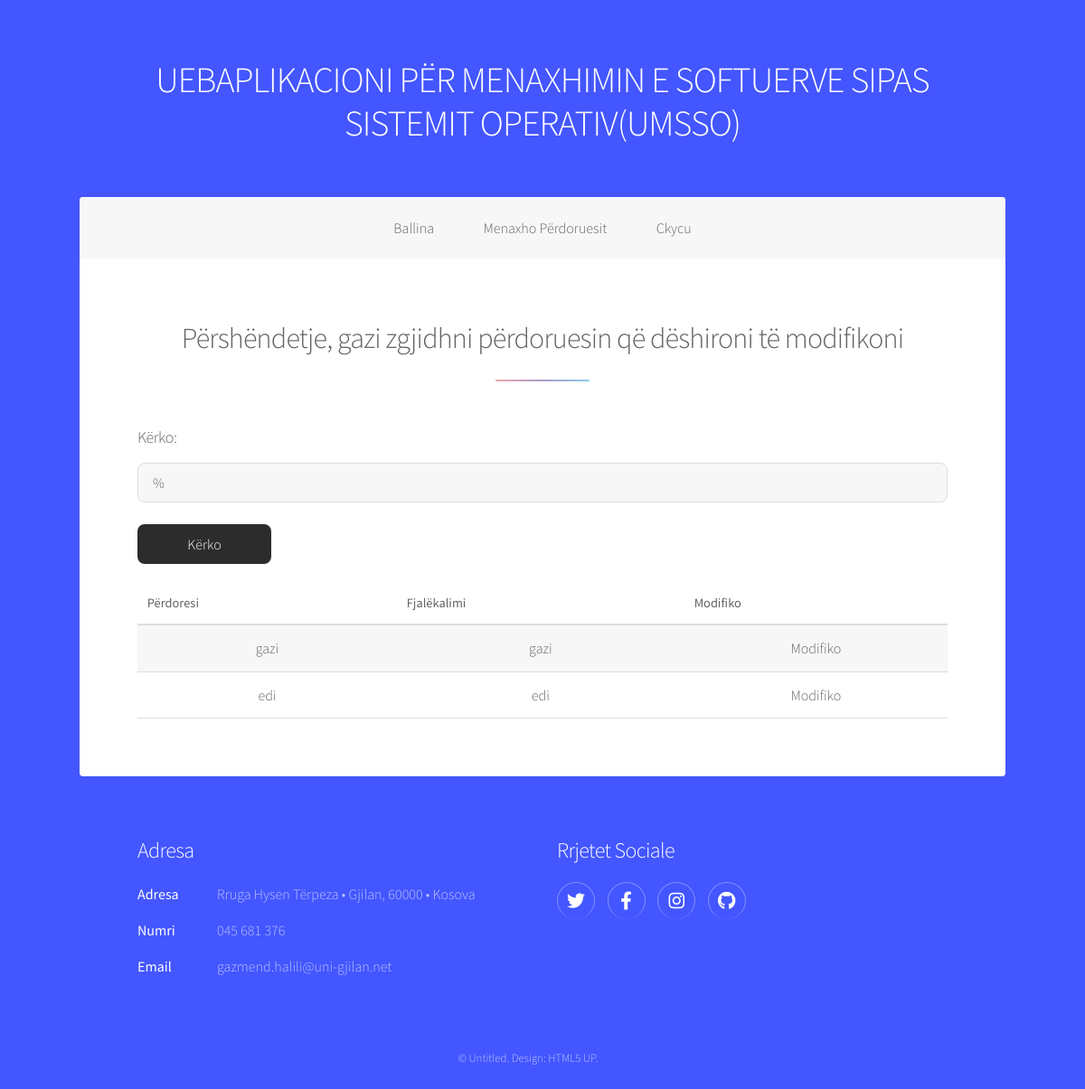
/ModuliAdministratorit/menaxhoP/modifikimiPerdoruesit.php (signed in), run on the app's committed database.
### tables this page shows
CREATE TABLE `tedhenat_umsso` (
  `id_eDhena_umsso` int(11) NOT NULL,
  `titulli_umsso` varchar(100) DEFAULT NULL,
  `pershkrimi_umsso` varchar(1000) DEFAULT NULL,
  `pjesaFaqes_umsso` varchar(50) DEFAULT NULL
);

CREATE TABLE `perdoruesit_umsso` (
  `id_perdoruesi_umsso` int(11) NOT NULL,
  `perdoruesi_umsso` varchar(255) NOT NULL,
  `fjalekalimi_umsso` varchar(255) NOT NULL
);

### ModuliAdministratorit/_verifikimi.php (called while the page is built, shortened)
<?php
include('_konfigurimi.php');
$perdoruesi = $_SESSION['emriPerdoruesit'];
$pyetsori = mysqli_query($lidhja,"SELECT perdoruesi_umsso FROM perdoruesit_umsso WHERE perdoruesi_umsso='$perdoruesi'");
$rreshti = mysqli_fetch_array($pyetsori,MYSQLI_ASSOC);
$perdoruesi_kyqur = $rreshti['perdoruesi_umsso'];
?>

### ModuliAdministratorit/menaxhoP/modifikimiPerdoruesit.php (the view, shortened to what this page needs)
<!DOCTYPE HTML>
<html>
<head>
    <link rel="stylesheet" href="../assets/css/main.css" />
</head>
<body class="is-preload">
    <div id="wrapper">
        <?php include("../_koka.php"); ?>
        <?php include("../_menyjaPerFollderatMenaxho.php") ?>
        <div id="main">
            <section id="first" class="main special">
                <header class="major">
                    <h2>Përshëndetje, <?php include("../_verifikimi.php");
                                            echo $perdoruesi_kyqur; ?> zgjidhni përdoruesin që dëshironi të modifikoni</h2>
                </header>
                <section id="content" class="main">
                    <form method="post" action="#">
                        <div class="row gtr-uniform">
                            <div class="col-12">
                                <label style="text-align: left;">
                                    <h3>Kërko:</h3>
                                </label>
                                <input type="text" value="%" name="termi" />
                            </div>
                            <div class="col-12">
                                <ul class="actions">
                                    <li><input type="submit" name="dorezo" value="Kërko" class="button primary fit" style="background-color: #2c2c2c;" /></li>
                                </ul>
                            </div>
                        </div>
                    </form>
                    <div class="table-wrapper">
                        <table>
                            <thead>
                                <tr>
                                    <th>Përdoresi</th>
                                    <th>Fjalëkalimi</th>
                                    <th>Modifiko</th>
                                </tr>
                            </thead>
                            <tbody>
                                <?php
                                include("../_konfigurimi.php");
                                if (!empty($_REQUEST['termi'])) {
                                    $termi = mysqli_real_escape_string($lidhja, $_REQUEST['termi']);
                                    $pyetsori = mysqli_query($lidhja, "SELECT * FROM perdoruesit_umsso WHERE perdoruesi_umsso LIKE '%" . $termi . "%' ");
                                    while ($rreshti = mysqli_fetch_array($pyetsori)) {
                                        echo "<tr>";
                                        echo "<td>" . $rreshti['perdoruesi_umsso'] . "</td>";
                                        echo "<td>" . $rreshti['fjalekalimi_umsso'] . "</td>";
                                        echo "<td><a href=\"perditesoPerdoruesin.php?idp=$rreshti[id_perdoruesi_umsso]\">Modifiko</a></td>";
                                        echo "</tr>";
                                    }
                                } else {
                                    $pyetsori = mysqli_query($lidhja, "SELECT * FROM perdoruesit_umsso");
                                    while ($rreshti = mysqli_fetch_array($pyetsori)) {
                                        echo "<tr>";
                                        echo "<td>" . $rreshti['perdoruesi_umsso'] . "</td>";
                                        echo "<td>" . $rreshti['fjalekalimi_umsso'] . "</td>";
                                        echo "<td><a href=\"perditesoPerdoruesin.php?idp=$rreshti[id_perdoruesi_umsso]\">Modifiko</a></td>";
                                        echo "</tr>";
                                    }
                                }
                                ?>
                            </tbody>
                        </table>
                    </div>
                </section>
            </section>
        </div>
        <?php include("../_fundiFaqes.php"); ?>
    </div>
</body>
</html>

### ModuliAdministratorit/_koka.php
<?php
include("_konfigurimi.php");
$pyetsori = "SELECT * FROM tedhenat_umsso WHERE pjesaFaqes_umsso='kokaFaqes'";
$rezultati = mysqli_query($lidhja, $pyetsori);
while($rreshti = mysqli_fetch_assoc($rezultati)){
    extract($rreshti);
}
echo $pershkrimi_umsso;
?>

### ModuliAdministratorit/_menyjaPerFollderatMenaxho.php
<?php
include("_konfigurimi.php");
$pyetsori = "SELECT * FROM tedhenat_umsso WHERE pjesaFaqes_umsso='menyjaPerFollderatMenaxho'";
$rezultati = mysqli_query($lidhja, $pyetsori);
while($rreshti = mysqli_fetch_assoc($rezultati)){
    extract($rreshti);
}
echo $pershkrimi_umsso;
?>

### ModuliAdministratorit/_adresa.php
<?php
include("_konfigurimi.php");
$pyetsori = "SELECT * FROM tedhenat_umsso WHERE pjesaFaqes_umsso='adresa'";
$rezultati = mysqli_query($lidhja, $pyetsori);
while($rreshti = mysqli_fetch_assoc($rezultati)){
    extract($rreshti);
}
echo $pershkrimi_umsso;
?>

### ModuliAdministratorit/_rrjeteSociale.php
<?php
include("_konfigurimi.php");
$pyetsori = "SELECT * FROM tedhenat_umsso WHERE pjesaFaqes_umsso='rrjeteSociale'";
$rezultati = mysqli_query($lidhja, $pyetsori);
while($rreshti = mysqli_fetch_assoc($rezultati)){
    extract($rreshti);
}
echo $pershkrimi_umsso;
?>

### ModuliAdministratorit/_eDrejtaAutoriale.php
<?php
include("_konfigurimi.php");
$pyetsori = "SELECT * FROM tedhenat_umsso WHERE pjesaFaqes_umsso='eDrejtaAutoriale'";
$rezultati = mysqli_query($lidhja, $pyetsori);
while($rreshti = mysqli_fetch_assoc($rezultati)){
    extract($rreshti);
}
echo $pershkrimi_umsso;
?>

### data on the page
tedhenat_umsso: pershkrimi_umsso "UEBAPLIKACIONI PËR MENAXHIMIN E SOFTUERVE SIPAS SISTEMIT OPERATIV(UMSSO)"
tedhenat_umsso: pershkrimi_umsso "Ballina Menaxho Përdoruesit Ckycu"
perdoruesit_umsso: perdoruesi_umsso "gazi", fjalekalimi_umsso "gazi"
perdoruesit_umsso: perdoruesi_umsso "edi", fjalekalimi_umsso "edi"
tedhenat_umsso: pershkrimi_umsso "Adresa Adresa Rruga Hysen Tërpeza • Gjilan, 60000 • Kosova Numri 045 681 376 Email gazmend.halili@uni-gjilan.net"
tedhenat_umsso: pershkrimi_umsso "Rrjetet Sociale"
tedhenat_umsso: pershkrimi_umsso "© Untitled. Design: HTML5 UP ."
